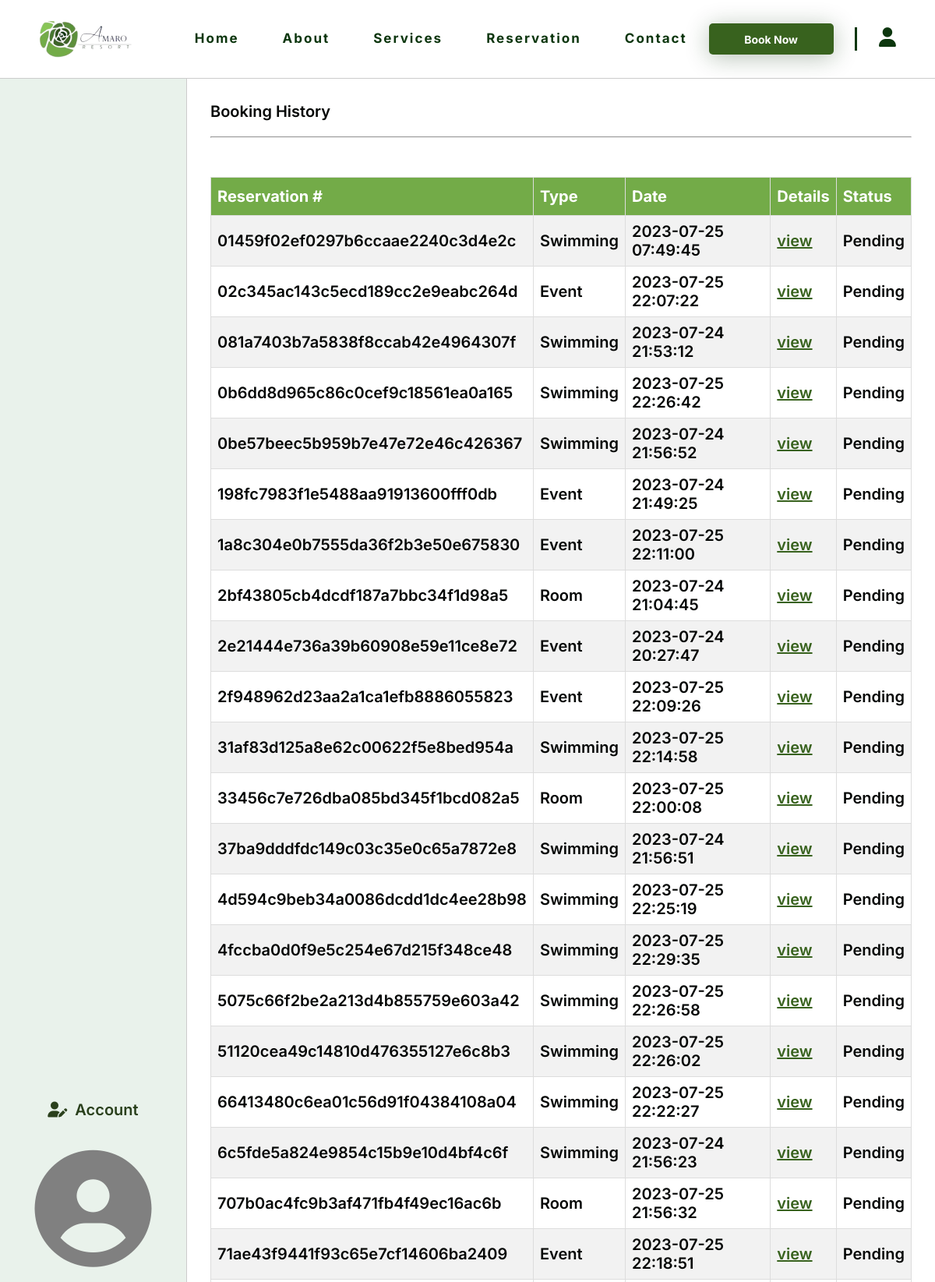
The page /account.php (signed in, upper part) on the database its author committed.
### tables this page shows
CREATE TABLE `reservations` (
  `reservation_id` varchar(255) NOT NULL,
  `guest_id` int(11) NOT NULL,
  `reservation_type` enum('Swimming','Room','Event','') NOT NULL,
  `reservation_date` datetime NOT NULL,
  `payment_method` enum('GCash','Paypal','MasterCard','') NOT NULL,
  `total_cost` float NOT NULL,
  `down_payment` float NOT NULL,
  `payment_status` enum('Pending','Paid','Visited','Rated') NOT NULL
);

### account.php (the view, shortened to what this page needs)
<?php
require_once "includes/dbh.inc.php";
if (isset($_SESSION["guest_id"])) {
  $guestid = $_SESSION["guest_id"];
}
?>
<!DOCTYPE html>
<html lang="en">
  <head>
    <link rel="stylesheet" href="css/account.css" />
  </head>
  <body>
    <section id="navBar" class="page-section active">
      <div class="nav" id="nav">
        <div class="site-nav">
          <div class="site-name" id="site-name">
            <a href="index.php" id="navlogo">
              <img
                src="css/page-images/AmaroResort.png"
                alt="logo"
                class="logo"
              />
            </a>
          </div>
          <div class="nav-bar" id="navbar">
            <a class="navBar" href="index.php"> Home </a>
            <a class="navBar" href="about.html"> About </a>
            <a class="navBar" href="services.html"> Services </a>
            <a class="navBar" href="reservation.html"> Reservation </a>
            <a class="navBar" href="contact.html"> Contact </a>
          </div>
          <a href="reservation.html" id="book-button">
            <button type="button" class="book-btn">Book Now</button>
          </a>
          <div class="vl"></div>
          <span><i class="fas fa-user" id="user"></i></span>
        </div>
      </div>
    </section>
    <section id="account-container">
      <div class="left-side">
        <div class="left-container">
          <span><i class="fas fa-user-edit"></i>Account</span>
          <div class="account-pic">
            <i class="fas fa-user-circle"></i>
          </div>
        </div>
      </div>
      <div class="right-side">
        <section class="booking-history-container" id="bookingHistoryContainer">
        <?php $booking_query = "select * from reservations where guest_id = '$guestid'"?>
        <?php $booking_result = mysqli_query($con, $booking_query)?>
          <div class="page-title">
            <span>Booking History</span>
          </div>
          <hr class="horizontal-line" />
          <div class="booking-table">
            <table id="booking">
              <tr>
                <th>Reservation #</th>
                <th>Type</th>
                <th>Date</th>
                <th>Details</th>
                <th>Status</th>
              </tr>
              <?php while($booking_row = mysqli_fetch_assoc($booking_result)){?>
              <tr>
                <td><?php echo $booking_row['reservation_id']?></td>
                <td><?php echo $booking_row['reservation_type']?></td>
                <td><?php echo $booking_row['reservation_date']?></td>
                <td><a href="details.php?reservation_id=<?php echo $booking_row['reservation_id']?>" alt="view">view</a></td>
                <td><?php echo $booking_row['payment_status']?></td>
              </tr>
              <?php }?>
            </table>
          </div>
        </section>
      </div>
    </section>
  </body>
</html>

### css/account.css (style rules this page uses)
:root { --primary-button-clr: #38621E; --primary-btn-hover: #60814b; --secondary-button-clr: #FCFDFC; --background-clr: #E9F2EB; --accent-clr: #73AB48; --textlink-hover: #3d5e3e; --main-text-clr: #0C360E; --text-black-clr: #040605; --text-green-clr: #2A401C; }
* { box-sizing: border-box; padding: 0; margin: 0; font-family: 'Inter', sans-serif; }
html { scroll-behavior: smooth; }
body { line-height: 1.6; background-color: #fff; }
#account-container { display: flex; }
.left-side { position: sticky; top: 0; background: var(--background-clr); width: 20%; height: 85vh; display: flex; align-items: center; justify-content: center; color: var(--text-green-clr); border-right: 1px solid #ccc; text-align: center; font-size: 20px; font-weight: 600; line-height: normal; }
.left-container { margin: 30px auto; width: 80%; }
.left-container i { margin-right: 10px; }
.account-pic { margin-top: 30px; padding: 10px; }
.account-pic i { font-size: 150px; margin: 0; color: #808080; margin-bottom: 30px; }
.right-side { background: #fff; width: 80%; height: 85vh; overflow-y: scroll; scrollbar-width: none; -ms-overflow-style: none; padding: 30px; color: var(--text-black-clr); font-size: 20px; font-weight: 600; line-height: normal; }
.horizontal-line { margin-top: 20px; margin-bottom: 20px; }
.booking-history-container { width: 100%; height: auto; display: flex; flex-direction: column; align-items: top; justify-content: center; }
.booking-history-container span { text-align: left; }
.booking-table { width: 100%; height: 80vh; margin-top: 30px; }
#booking { font-family: Arial, Helvetica, sans-serif; border-collapse: collapse; width: 100%; }
#booking td, #booking th { border: 1px solid #ddd; padding: 8px; }
#booking tr:nth-child(even) { background-color: #f2f2f2; }
#booking th { padding-top: 12px; padding-bottom: 12px; text-align: left; background-color: var(--accent-clr); color: white; }
#booking a { color: var(--primary-button-clr); }

### rows shown on the page
reservations: reservation_id "01459f02ef0297b6ccaae2240c3d4e2c", reservation_type "Swimming", reservation_date "2023-07-25 07:49:45", payment_status "Pending"
reservations: reservation_id "02c345ac143c5ecd189cc2e9eabc264d", reservation_type "Event", reservation_date "2023-07-25 22:07:22", payment_status "Pending"
reservations: reservation_id "081a7403b7a5838f8ccab42e4964307f", reservation_type "Swimming", reservation_date "2023-07-24 21:53:12", payment_status "Pending"
reservations: reservation_id "0b6dd8d965c86c0cef9c18561ea0a165", reservation_type "Swimming", reservation_date "2023-07-25 22:26:42", payment_status "Pending"
reservations: reservation_id "0be57beec5b959b7e47e72e46c426367", reservation_type "Swimming", reservation_date "2023-07-24 21:56:52", payment_status "Pending"
reservations: reservation_id "198fc7983f1e5488aa91913600fff0db", reservation_type "Event", reservation_date "2023-07-24 21:49:25", payment_status "Pending"
reservations: reservation_id "1a8c304e0b7555da36f2b3e50e675830", reservation_type "Event", reservation_date "2023-07-25 22:11:00", payment_status "Pending"
reservations: reservation_id "2bf43805cb4dcdf187a7bbc34f1d98a5", reservation_type "Room", reservation_date "2023-07-24 21:04:45", payment_status "Pending"
reservations: reservation_id "2e21444e736a39b60908e59e11ce8e72", reservation_type "Event", reservation_date "2023-07-24 20:27:47", payment_status "Pending"
reservations: reservation_id "2f948962d23aa2a1ca1efb8886055823", reservation_type "Event", reservation_date "2023-07-25 22:09:26", payment_status "Pending"
reservations: reservation_id "31af83d125a8e62c00622f5e8bed954a", reservation_type "Swimming", reservation_date "2023-07-25 22:14:58", payment_status "Pending"
reservations: reservation_id "33456c7e726dba085bd345f1bcd082a5", reservation_type "Room", reservation_date "2023-07-25 22:00:08", payment_status "Pending"
reservations: reservation_id "37ba9dddfdc149c03c35e0c65a7872e8", reservation_type "Swimming", reservation_date "2023-07-24 21:56:51", payment_status "Pending"
reservations: reservation_id "4d594c9beb34a0086dcdd1dc4ee28b98", reservation_type "Swimming", reservation_date "2023-07-25 22:25:19", payment_status "Pending"
reservations: reservation_id "4fccba0d0f9e5c254e67d215f348ce48", reservation_type "Swimming", reservation_date "2023-07-25 22:29:35", payment_status "Pending"
reservations: reservation_id "5075c66f2be2a213d4b855759e603a42", reservation_type "Swimming", reservation_date "2023-07-25 22:26:58", payment_status "Pending"
reservations: reservation_id "51120cea49c14810d476355127e6c8b3", reservation_type "Swimming", reservation_date "2023-07-25 22:26:02", payment_status "Pending"
reservations: reservation_id "66413480c6ea01c56d91f04384108a04", reservation_type "Swimming", reservation_date "2023-07-25 22:22:27", payment_status "Pending"
reservations: reservation_id "6c5fde5a824e9854c15b9e10d4bf4c6f", reservation_type "Swimming", reservation_date "2023-07-24 21:56:23", payment_status "Pending"
reservations: reservation_id "707b0ac4fc9b3af471fb4f49ec16ac6b", reservation_type "Room", reservation_date "2023-07-25 21:56:32", payment_status "Pending"
reservations: reservation_id "71ae43f9441f93c65e7cf14606ba2409", reservation_type "Event", reservation_date "2023-07-25 22:18:51", payment_status "Pending"
